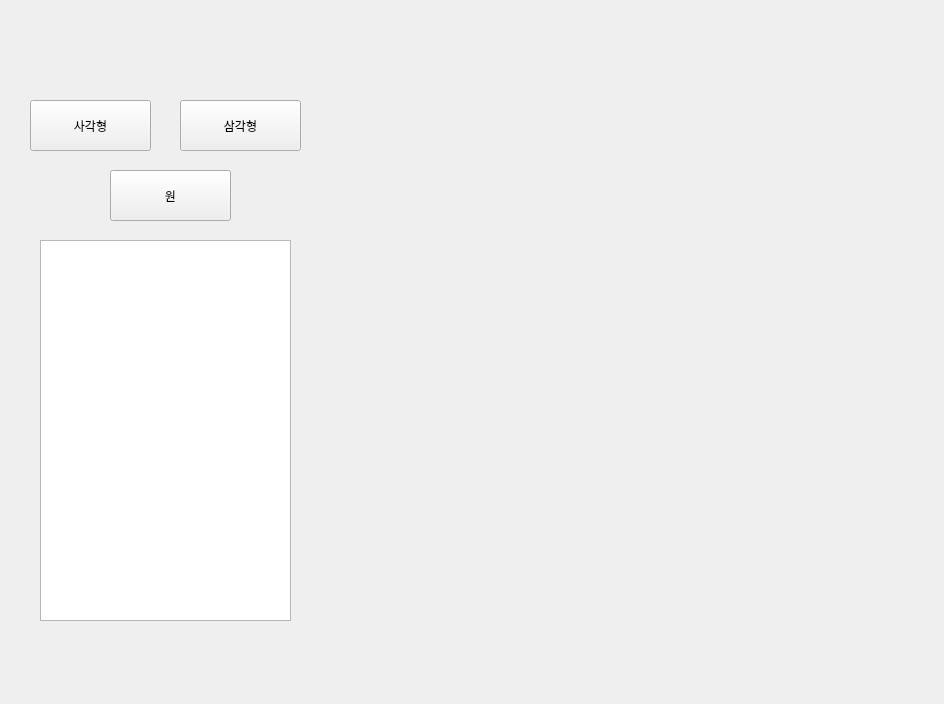
<?xml version="1.0" encoding="UTF-8"?>
<ui version="4.0">
 <class>MainWindowDesign</class>
 <widget class="QMainWindow" name="MainWindowDesign">
  <property name="geometry">
   <rect>
    <x>0</x>
    <y>0</y>
    <width>944</width>
    <height>704</height>
   </rect>
  </property>
  <property name="windowTitle">
   <string>QRosApp</string>
  </property>
  <property name="windowIcon">
   <iconset>
    <normaloff>:/images/icon.png</normaloff>:/images/icon.png</iconset>
  </property>
  <property name="locale">
   <locale language="English" country="Australia"/>
  </property>
  <widget class="QWidget" name="centralwidget">
   <widget class="QPushButton" name="pushButton">
    <property name="geometry">
     <rect>
      <x>30</x>
      <y>100</y>
      <width>121</width>
      <height>51</height>
     </rect>
    </property>
    <property name="text">
     <string>사각형</string>
    </property>
   </widget>
   <widget class="QTextEdit" name="log_text">
    <property name="geometry">
     <rect>
      <x>40</x>
      <y>240</y>
      <width>251</width>
      <height>381</height>
     </rect>
    </property>
   </widget>
   <widget class="QPushButton" name="pushButton_2">
    <property name="geometry">
     <rect>
      <x>180</x>
      <y>100</y>
      <width>121</width>
      <height>51</height>
     </rect>
    </property>
    <property name="text">
     <string>삼각형</string>
    </property>
   </widget>
   <widget class="QPushButton" name="pushButton_3">
    <property name="geometry">
     <rect>
      <x>110</x>
      <y>170</y>
      <width>121</width>
      <height>51</height>
     </rect>
    </property>
    <property name="text">
     <string>원</string>
    </property>
   </widget>
  </widget>
  <action name="action_Quit">
   <property name="text">
    <string>&amp;Quit</string>
   </property>
   <property name="shortcut">
    <string>Ctrl+Q</string>
   </property>
   <property name="shortcutContext">
    <enum>Qt::ApplicationShortcut</enum>
   </property>
  </action>
  <action name="action_Preferences">
   <property name="text">
    <string>&amp;Preferences</string>
   </property>
  </action>
  <action name="actionAbout">
   <property name="text">
    <string>&amp;About</string>
   </property>
  </action>
  <action name="actionAbout_Qt">
   <property name="text">
    <string>About &amp;Qt</string>
   </property>
  </action>
 </widget>
 <resources/>
 <connections>
  <connection>
   <sender>action_Quit</sender>
   <signal>triggered()</signal>
   <receiver>MainWindowDesign</receiver>
   <slot>close()</slot>
   <hints>
    <hint type="sourcelabel">
     <x>-1</x>
     <y>-1</y>
    </hint>
    <hint type="destinationlabel">
     <x>399</x>
     <y>299</y>
    </hint>
   </hints>
  </connection>
 </connections>
</ui>
